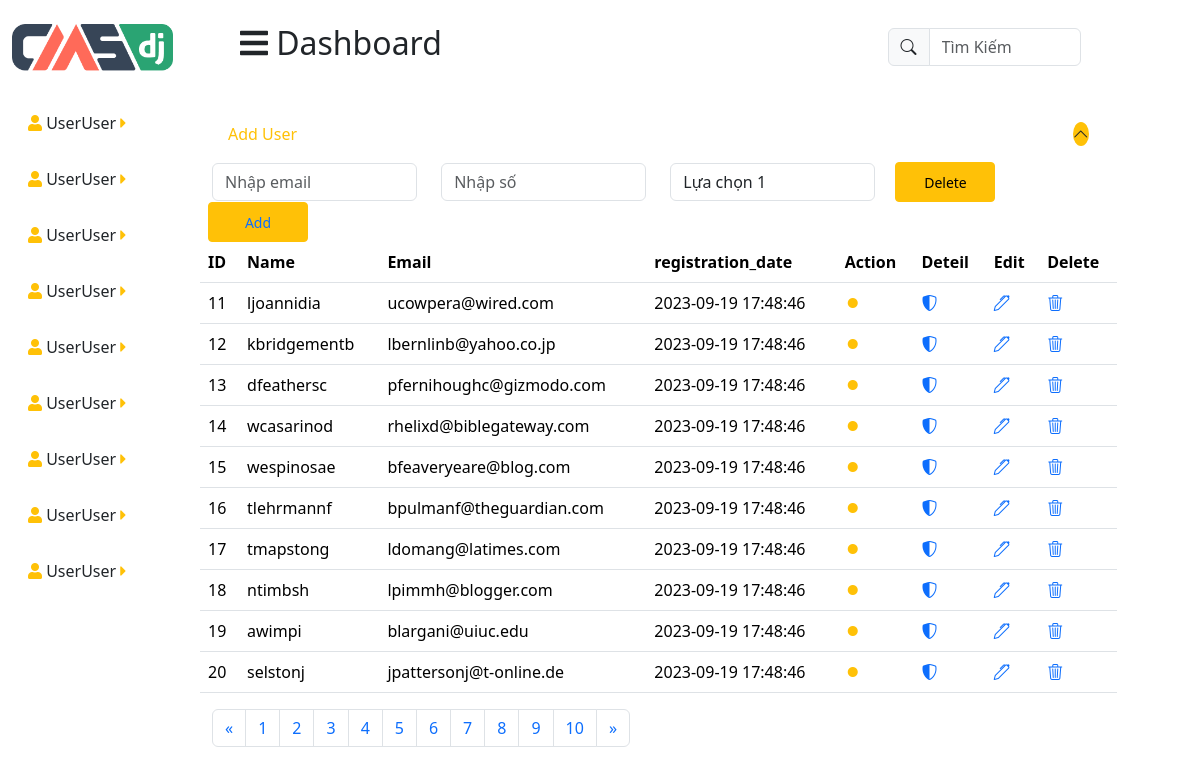
Screenshot of /PHPandCRUD/index.php?page=2 with the database file from the repository.
### tables this page shows
CREATE TABLE users (
    id INT AUTO_INCREMENT PRIMARY KEY,
    username VARCHAR(50) NOT NULL,
    email VARCHAR(100) NOT NULL,
    password_hash VARCHAR(255) NOT NULL,
    registration_date DATETIME DEFAULT CURRENT_TIMESTAMP
);

### PHPandCRUD/index.php (the view, shortened to what this page needs)
<!DOCTYPE html>
<html lang="en">
<head>
    <link href="https://cdn.jsdelivr.net/npm/bootstrap@5.3.1/dist/css/bootstrap.min.css" rel="stylesheet">
    <link rel="stylesheet" href="https://cdnjs.cloudflare.com/ajax/libs/font-awesome/5.15.4/css/all.min.css">
    <link rel="stylesheet" href="https://cdn.jsdelivr.net/npm/bootstrap-icons@1.11.0/font/bootstrap-icons.css">
</head>
<body>
    <div class="container-fluid">
        <div class="row">
            <div class="col-md-2">
                <img style="height: 95px;" class="pl-0 pt-4 pr-4 pb-4" src="../img/pic1.png" alt="">
                <ul class="nav flex-column">
                    <?php
                        for($i = 1;$i<10;$i++)
                        {
                            ?>
                            <li class="nav-item p-3">
                                <i class="fa fa-user  d-inline text-warning"></i>
                                <a class="nav-link text-dark p-0  d-inline" href="#">UserUser</a>
                                <i class="fas fa-caret-right d-inline text-warning"></i>
                            </li>
                            <?php
                        }
                    ?>
                </ul>
            </div>
            <div class="col-md-10">
                <div class="row">
                    <div class="col-md-11">
                        <div class="row justify-content-between p-4">
                            <div class="Dashboard d-inline col-md-4">
                                <i class="fas fa-bars d-inline fa-2x px-1"></i>
                                <h2 class="d-inline" >Dashboard</h2>
                            </div>
                            <div class="searchh d-inline col-md-3">
                            <div class="input-group mb-3 mt-1">
                                <span class="input-group-text" id="basic-addon1"> <i class="bi bi-search"></i> </span>
                                <input type="text" class="form-control" placeholder="Tìm Kiếm" aria-label="Username" aria-describedby="basic-addon1">
                                </div>
                            </div>
                        </div>
                        <div class="filter">
                            <div class="row justify-content-between p-3">
                                <div class="d-inline col-md-2">
                                    <p class="d-inline text-warning" >Add User</p>
                                </div>
                                <div class="d-inline col-md-2">
                                <i style="float: right;" class="bi bi-chevron-up bg-warning rounded-circle mr-2"></i>
                                </div>
                            </div>
                        </div>
                            <div class="row align-items-center">
                                <div class="form-group col-md-3">
                                    <input type="email" class="form-control" id="email" placeholder="Nhập email">
                                </div>
                                <div class="form-group col-md-3">
                                    <input type="number" class="form-control" id="number" placeholder="Nhập số">
                                </div>
                                <div class="form-group col-md-3">
                                    <select class="form-control" id="select">
                                        <?php
                                            for($i=1;$i<10;$i++)
                                            {
                                                echo "<option value='option1'>Lựa chọn " .$i. "</option>";
                                            }
                                        ?>
                                    </select>
                                </div>
                                <button style="height: 40px; width: 100px;" type="button" class="btn btn-warning col-md-2 btn-sm mx-2 px-3">Delete</button>
                                <button style="height: 40px; width: 100px;" type="button" class="btn btn-warning col-md-2 btn-sm mx-2 px-3"> <a href="add_user.php" class="text-decoration-none">Add</a> </button>
                                <table class="table">
                                    <thead>
                                        <tr>
                                            <th scope="col">ID</th>
                                            <th scope="col">Name</th>
                                            <th scope="col">Email</th>
                                            <th scope="col">registration_date</th>
                                            <th scope="col">Action</th>
                                            <th scope="col">Deteil</th>
                                            <th scope="col">Edit</th>
                                            <th scope="col">Delete</th>
                                        </tr>
                                    </thead>
                                    <tbody>
                                        <?php
                                        $servername = "localhost";
                                        $database = "cse";
                                        $username = "root";
                                        $password = "123456";
                                        $conn = mysqli_connect($servername, $username, $password, $database);
                                        $perPage = 10;
                                        $currentPage = isset($_GET['page']) ? $_GET['page'] : 1;
                                        $offset = ($currentPage - 1) * $perPage;
                                        $sql = "SELECT * FROM users LIMIT $perPage OFFSET $offset";
                                        $result = mysqli_query($conn, $sql);
                                        while ($row = mysqli_fetch_assoc($result)) {
                                            echo "<tr>";
                                            echo "<td>" . $row['id'] . "</td>";
                                            echo "<td>" . $row['username'] . "</td>";
                                            echo "<td>" . $row['email'] . "</td>";
                                            echo "<td>" . $row['registration_date'] . "</td>";
                                            echo "<td><i class='bi bi-record-fill text-warning'></i></td>";
                                            echo "<td><a href='#'><i class='bi bi-shield-shaded'></i></a></td>";
                                            echo "<td><a href='edit.php?Id={$row['id']}'><i class='bi bi-pen'></i></a></td>";
                                            echo "<td><a href='?ID={$row['id']}'><i class='bi bi-trash3'></i></a></td>";
                                            echo "</tr>";
                                        }
                                        ?>
                                    </tbody>
                                </table>
                                    <nav aria-label="Page navigation">
                                        <ul class="pagination">
                                            <li class="page-item">
                                                <a class="page-link" href="#" aria-label="Previous">
                                                    <span aria-hidden="true">&laquo;</span>
                                                </a>
                                            </li>
                                            <?php
                                            $countSql = "SELECT COUNT(*) AS total FROM users";
                                            $countResult = mysqli_query($conn, $countSql);
                                            $countRow = mysqli_fetch_assoc($countResult);
                                            $totalRecords = $countRow['total'];
                                            $totalPages = ceil($totalRecords / $perPage);
                                            for ($i = 1; $i <= $totalPages; $i++) {
                                                echo "<li class='page-item'><a class='page-link' href='?page=" . $i . "'>" . $i . "</a></li>";
                                            }
                                            ?>
                                            <li class="page-item">
                                                <a class="page-link" href="#" aria-label="Next">
                                                <span aria-hidden="true">&raquo;</span>
                                                </a>
                                            </li>
                                        </ul>
                                    </nav>
                            </div>
                    </div>
                    <div class="col-md-1">
                    </div>
                </div>
            </div>
        </div>
    </div>
</body>
</html>

### rows the page displays
users: id "11", username "ljoannidia", email "ucowpera@wired.com", registration_date "2023-09-19 17:48:46"
users: id "12", username "kbridgementb", email "lbernlinb@yahoo.co.jp", registration_date "2023-09-19 17:48:46"
users: id "13", username "dfeathersc", email "pfernihoughc@gizmodo.com", registration_date "2023-09-19 17:48:46"
users: id "14", username "wcasarinod", email "rhelixd@biblegateway.com", registration_date "2023-09-19 17:48:46"
users: id "15", username "wespinosae", email "bfeaveryeare@blog.com", registration_date "2023-09-19 17:48:46"
users: id "16", username "tlehrmannf", email "bpulmanf@theguardian.com", registration_date "2023-09-19 17:48:46"
users: id "17", username "tmapstong", email "ldomang@latimes.com", registration_date "2023-09-19 17:48:46"
users: id "18", username "ntimbsh", email "lpimmh@blogger.com", registration_date "2023-09-19 17:48:46"
users: id "19", username "awimpi", email "blargani@uiuc.edu", registration_date "2023-09-19 17:48:46"
users: id "20", username "selstonj", email "jpattersonj@t-online.de", registration_date "2023-09-19 17:48:46"
